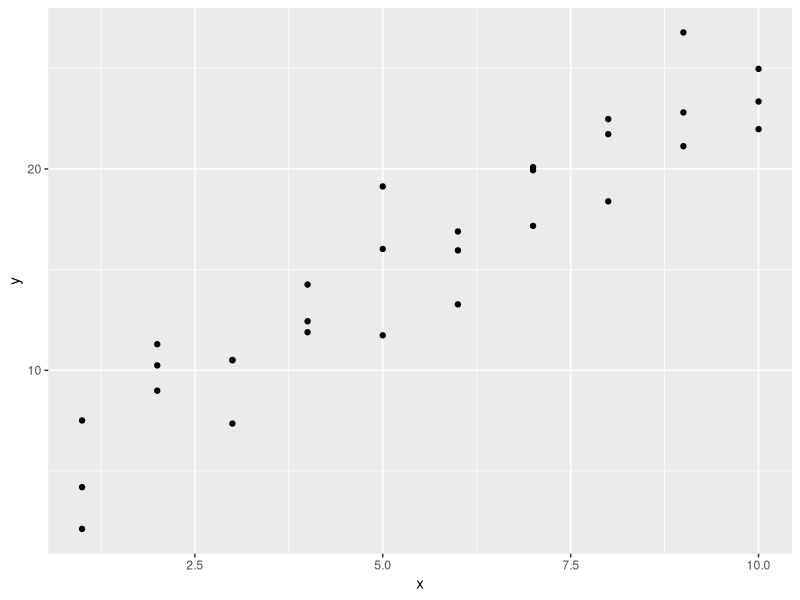
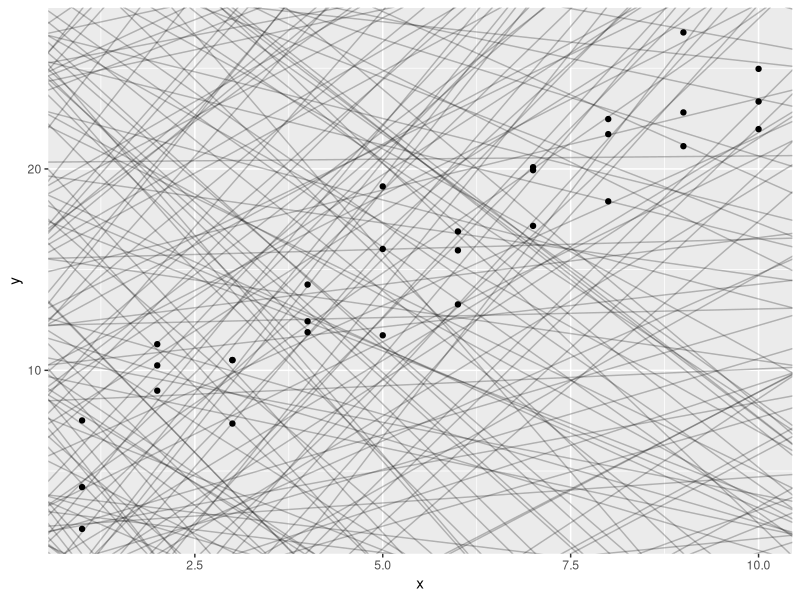
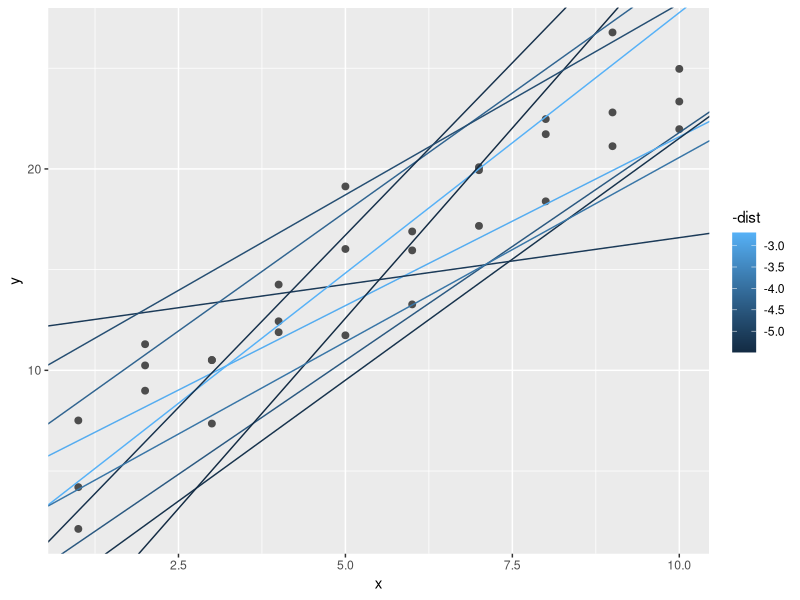
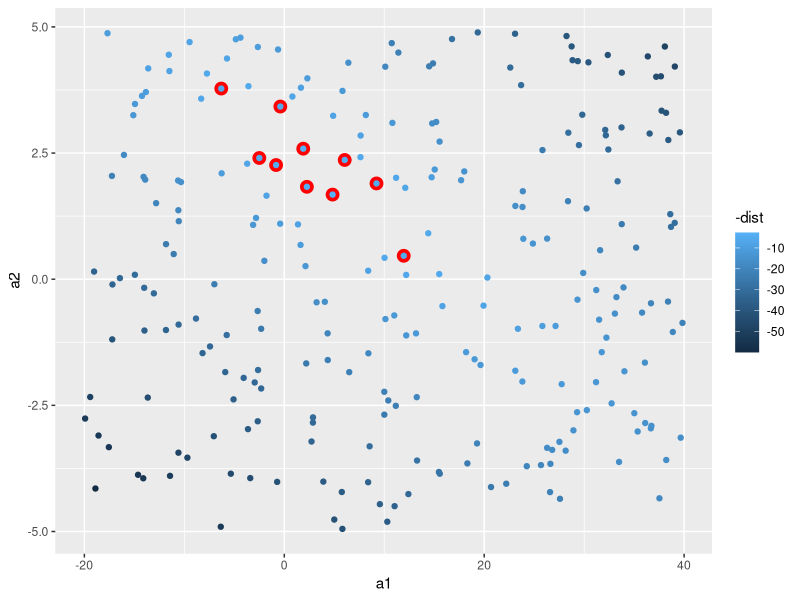
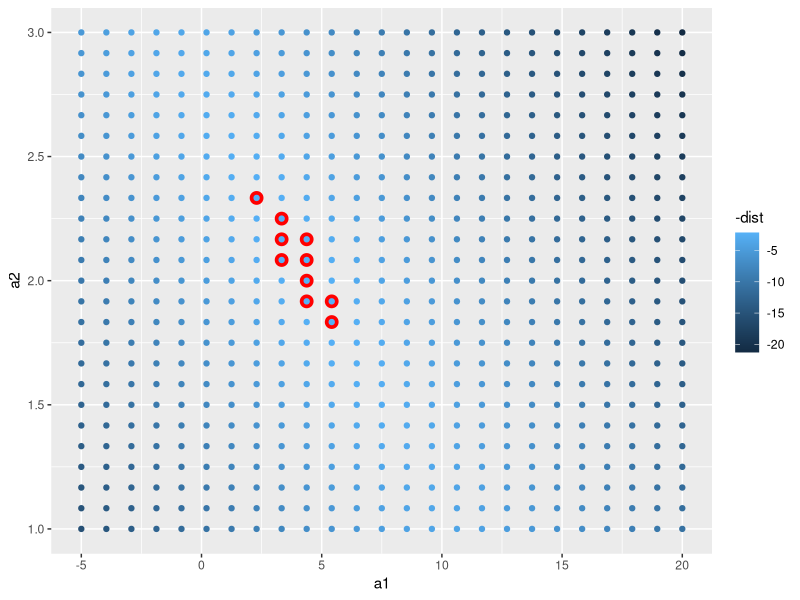
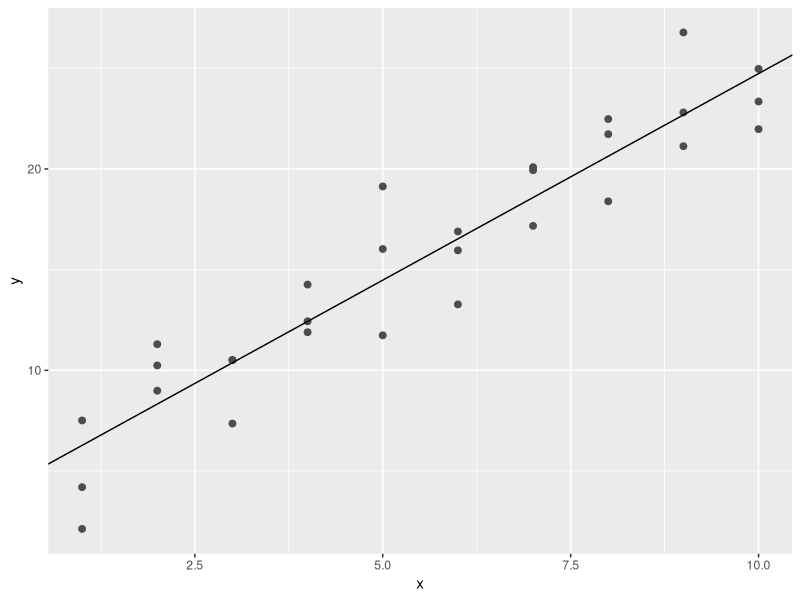
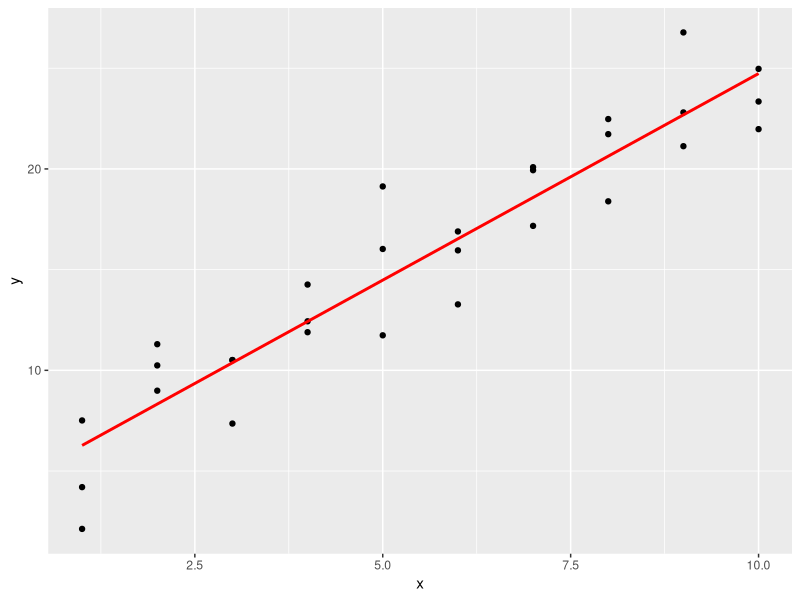
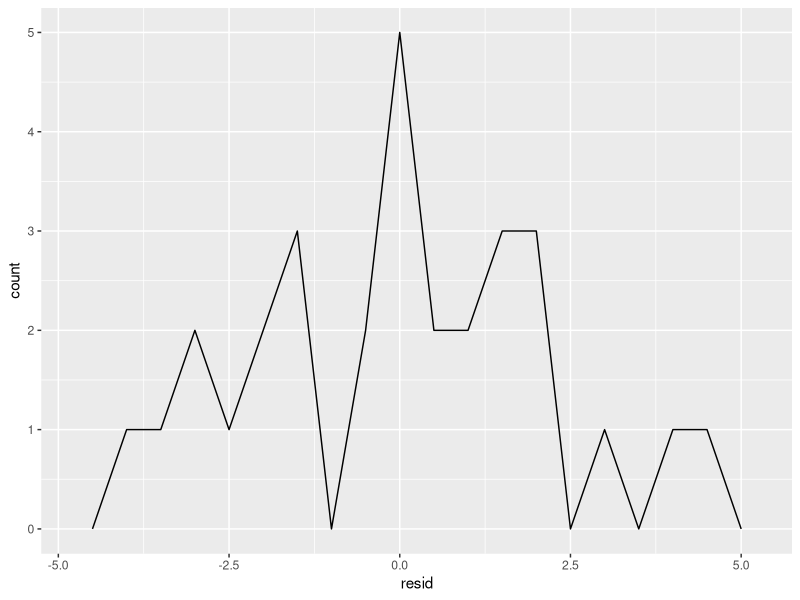

Write R code to recreate these figures, in order. (Note: this script raises an error after producing the figures.)
library(tidyverse)

library(modelr)
options(na.action = na.warn)

ggplot(sim1, aes(x, y)) +
  geom_point()

models <- tibble(
  a1 = runif(250, -20, 40),
  a2 = runif(250, -5, 5)
)
models
ggplot(sim1, aes(x, y)) +
  geom_abline(
    aes(intercept = a1, slope = a2),
    data = models, alpha = 1/4
  ) +
  geom_point()

model1 <- function(a, data) {
  a[1] + data$x * a[2]
}
model1(c(7, 1.5), sim1)
measure_distance <- function(mod, data) {
  diff <- data$y - model1(mod, data)
  sqrt(mean(diff ^ 2))
}
measure_distance(c(7, 1.5), sim1)

sim1_dist <- function(a1, a2) {
  measure_distance(c(a1, a2), sim1)
}

models <- models %>% 
  mutate(dist = map2_dbl(a1, a2, sim1_dist))
models

ggplot(sim1, aes(x, y)) +
  geom_point(size = 2, color = "grey30") +
  geom_abline(
    aes(intercept = a1, slope = a2, color = -dist),
    data = filter(models, rank(dist) <= 10)
  )

ggplot(models, aes(a1, a2)) +
  geom_point(
    data = filter(models, rank(dist) <= 10),
    size = 4, color = "red"
  ) +
  geom_point(aes(color = -dist))

grid <- expand.grid(
  a1 = seq(-5, 20, length = 25),
  a2 = seq(1, 3, length = 25)
) %>% 
  mutate(dist = purrr::map2_dbl(a1, a2, sim1_dist))

grid %>% 
  ggplot(aes(a1, a2)) +
  geom_point(
    data = filter(grid, rank(dist) <= 10),
    size = 4, colour = "red"
  ) +
  geom_point(aes(color = -dist))

best <- optim(c(0, 0), measure_distance, data = sim1)
best$par

ggplot(sim1, aes(x, y)) +
  geom_point(size = 2, color = "grey30") +
  geom_abline(intercept = best$par[1], slope = best$par[2])

sim1_mod <- lm(y ~ x, data = sim1)
coef(sim1_mod)

grid <- sim1 %>% 
  data_grid(x)
grid

grid <- grid %>% 
  add_predictions(sim1_mod)
grid

ggplot(sim1, aes(x)) +
  geom_point(aes(y = y)) +
  geom_line(
    aes(y = pred),
    data = grid,
    colour = "red",
    size = 1
  )

sim1 <- sim1 %>% 
  add_residuals(sim1_mod)
sim1

ggplot(sim1, aes(resid)) +
  geom_freqpoly(binwidth = 0.5)

ggplot(sim1, aes(x, resid)) +
  geom_ref_line(h = 0) +
  geom_point()

df <- tribble(
  ~y, ~x1, ~x2,
  4, 2, 5,
  5, 1, 6
)
df
model_matrix(df, y ~ x1)
model_matrix(df, y ~ x1 - 1)
model_matrix(df, y ~ x1 + x2)

df <- tribble(
  ~sex, ~response,
  "male", 1,
  "female", 2,
  "male", 1
)
df
model_matrix(df, response ~ sex)

ggplot(sim2) +
  geom_point(aes(x, y))
mod2 <- lm(y ~ x, data = sim2)
grid <- sim2 %>% 
  data_grid(x) %>% 
  add_predictions(mod2)
grid

ggplot(sim2, aes(x)) +
  geom_point(aes(y = y)) +
  geom_point(
    data = grid,
    aes(y = pred),
    color = "red",
    size = 4
  )
tibble(x = "e") %>% 
  add_predictions(mod2)

ggplot(sim3, aes(x1, y)) +
  geom_point(aes(color = x2))
sim3
mod1 <- lm(y ~ x1 + x2, data = sim3)
mod2 <- lm(y ~ x1 * x2, data = sim3)

grid <- sim3 %>% 
  data_grid(x1, x2) %>% 
  gather_predictions(mod1, mod2)
View(grid)

ggplot(sim3, aes(x1, y, color = x2)) +
  geom_point() +
  geom_line(data = grid, aes(y = pred)) +
  facet_wrap(~ model)

sim3 <- sim3 %>% 
  gather_residuals(mod1, mod2)
ggplot(sim3, aes(x1, resid, color = x2)) +
  geom_point() +
  facet_grid(model ~ x2)

mod1 <- lm(y ~ x1 + x2, data = sim4)
mod2 <- lm(y ~ x1 * x2, data = sim4)
grid <- sim4 %>% 
  data_grid(
    x1 = seq_range(x1, 5),
    x2 = seq_range(x2, 5)
  ) %>% 
  gather_predictions(mod1, mod2)
grid

ggplot(grid, aes(x1, x2)) +
  geom_tile(aes(fill = pred)) +
  facet_wrap(~ model)

ggplot(grid, aes(x1, pred, color = x2, group = x2)) +
  geom_line() +
  facet_wrap(~ model)
ggplot(grid, aes(x2, pred, color = x1, group = x1)) +
  geom_line() +
  facet_wrap(~ model)

df <- tribble(
  ~y, ~x,
  1, 1,
  2, 2,
  3, 3
)
model_matrix(df, y ~ x^2 + x)
model_matrix(df, y ~ I(x^2) + x)
model_matrix(df, y ~ poly(x, 2))

library(splines)
model_matrix(df, y ~ ns(x, 2))

sim5 <- tibble(
  x = seq(0, 3.5 * pi, length = 50),
  y = 4 * sin(x) + rnorm(length(x))
)
ggplot(sim5, aes(x, y)) +
  geom_point()

mod1 <- lm(y ~ ns(x, 1), data = sim5)
mod2 <- lm(y ~ ns(x, 2), data = sim5)
mod3 <- lm(y ~ ns(x, 3), data = sim5)
mod4 <- lm(y ~ ns(x, 4), data = sim5)
mod5 <- lm(y ~ ns(x, 5), data = sim5)

grid <- sim5 %>% 
  data_grid(x = seq_range(x, n = 50, expand = 0.1)) %>% 
  gather_predictions(mod1, mod2, mod3, mod4, mod5)

ggplot(sim5, aes(x, y)) +
  geom_point() +
  geom_line(data = grid, color = "red") +
  facet_wrap(~ model)
